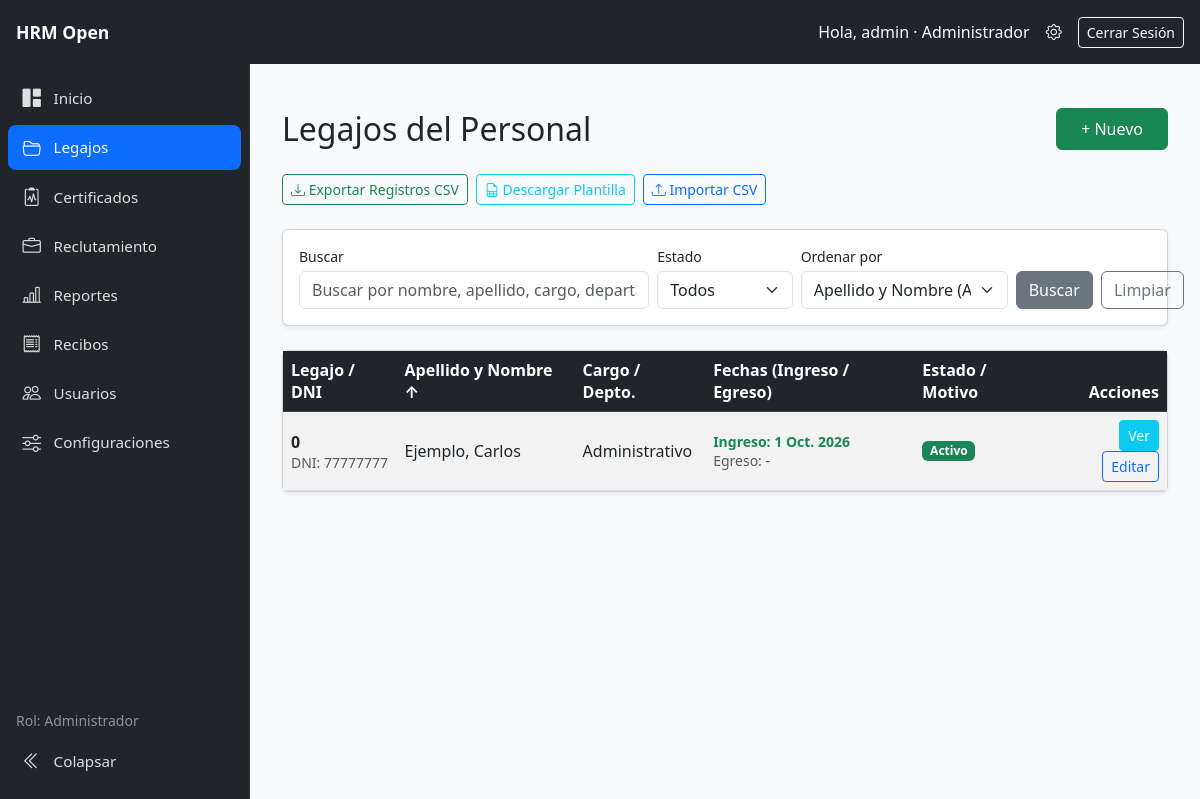
Page /employees/ (signed in) on the committed database.
### employees/models.py (models this page shows, shortened)
class Employee(models.Model):
    employee_leg = models.CharField(max_length=50, unique=True, verbose_name="Nro. Legajo", blank=True, null=True)
    dni = models.CharField(max_length=20, unique=True, verbose_name="DNI", blank=True, null=True)
    cuil = models.CharField(max_length=20, unique=True, verbose_name="CUIL / NIF", blank=True, null=True)
    first_name = models.CharField(max_length=100, verbose_name="Nombre")
    last_name = models.CharField(max_length=100, verbose_name="Apellido")
    email = models.EmailField(unique=True, verbose_name="Correo Electrónico")
    phone = models.CharField(max_length=50, verbose_name="Teléfono de Contacto", blank=True, null=True)
    street = models.CharField(max_length=150, verbose_name="Calle", blank=True, null=True)
    street_number = models.CharField(max_length=20, verbose_name="Número", blank=True, null=True)
    floor = models.CharField(max_length=10, verbose_name="Piso", blank=True, null=True)
    apartment = models.CharField(max_length=10, verbose_name="Dpto.", blank=True, null=True)
    postal_code = models.CharField(max_length=20, verbose_name="Código Postal", blank=True, null=True)
    city = models.CharField(max_length=100, verbose_name="Localidad", blank=True, null=True)
    state = models.CharField(max_length=100, verbose_name="Provincia / Estado", blank=True, null=True)
    position = models.CharField(max_length=100, verbose_name="Posición")
    area_rel = models.ForeignKey(Area, on_delete=models.SET_NULL, null=True, blank=True, verbose_name="Área")
    sector_rel = models.ForeignKey(Sector, on_delete=models.SET_NULL, null=True, blank=True, verbose_name="Sector")
    social_work_rel = models.ForeignKey(SocialWork, on_delete=models.SET_NULL, null=True, blank=True, verbose_name="Obra Social")
    agreement_rel = models.ForeignKey(CollectiveAgreement, on_delete=models.SET_NULL, null=True, blank=True, verbose_name="Convenio")
    hire_date = models.DateField(verbose_name="Fecha de Ingreso")
    is_active = models.BooleanField(default=True, verbose_name="Activo")
    termination_date = models.DateField(verbose_name="Fecha de Egreso", blank=True, null=True)
    termination_reason_rel = models.ForeignKey(
        TerminationReasonCatalog,
        on_delete=models.SET_NULL,
        null=True,
        blank=True,
        verbose_name="Motivo de Baja"
    )
    photo = models.ImageField(upload_to='employees/photos/', verbose_name="Fotografía", blank=True, null=True)
    user = models.OneToOneField(
        settings.AUTH_USER_MODEL,
        on_delete=models.SET_NULL,
        null=True,
        blank=True,
        related_name='employee_profile',
        verbose_name='Usuario del sistema',
    )
    created_at = models.DateTimeField(auto_now_add=True)
    class Meta:
        verbose_name = "Legajo"
        verbose_name_plural = "Legajos"
        ordering = ['last_name', 'first_name']

### employees/views.py (the view, shortened to what this page needs)
# urls.py: path('employees/', employee_list_view, name='employee_list'),
@capability_required(can_manage_employees)
def employee_list_view(request):
    query = request.GET.get("q", "").strip()
    status_filter = request.GET.get("status", "").strip()
    current_sort = request.GET.get("sort", "name").strip()
    employees = Employee.objects.all()
    if status_filter == "active":
        employees = employees.filter(is_active=True)
    elif status_filter == "inactive":
        employees = employees.filter(is_active=False)
    order_field = EMPLOYEE_SORT_FIELDS.get(current_sort, "last_name")
    if order_field in ("last_name", "-last_name"):
        employees = employees.order_by(order_field, "first_name")
    else:
        employees = employees.order_by(order_field, "last_name", "first_name")
    return render(request, "employees/employee_list.html", {
        "employees": employees,
        "query": query,
        "status_filter": status_filter,
        "current_sort": current_sort,
        "sort_options": EMPLOYEE_SORT_OPTIONS,
    })

### accounts/context_processors.py (called while the page is built, shortened)
def role_context(request):
    user = getattr(request, 'user', None)
    return capabilities_for(user)

### accounts/roles.py (called while the page is built)
def get_user_role(user):
    if not getattr(user, 'is_authenticated', False):
        return None
    if user.is_superuser:
        return ROLE_ADMIN
    names = set(user.groups.values_list('name', flat=True))
    for role in ALL_ROLES:
        if role in names:
            return role
    return None

def user_has_role(user, *roles):
    role = get_user_role(user)
    return role in roles

def can_manage_users(user):
    return user_has_role(user, ROLE_ADMIN)

def can_manage_employees(user):
    return user_has_role(user, ROLE_ADMIN, ROLE_OPERATOR)

def can_manage_absences(user):
    return user_has_role(user, ROLE_ADMIN, ROLE_OPERATOR, ROLE_COLLABORATOR)

def can_manage_recruitment(user):
    return user_has_role(user, ROLE_ADMIN, ROLE_OPERATOR)

def can_view_reports(user):
    return user_has_role(user, ROLE_ADMIN, ROLE_OPERATOR)

def can_import_export_employees(user):
    return user_has_role(user, ROLE_ADMIN, ROLE_OPERATOR)

def can_view_payslips(user):
    return user_has_role(user, ROLE_ADMIN, ROLE_OPERATOR, ROLE_COLLABORATOR)

def can_upload_payslips(user):
    return user_has_role(user, ROLE_ADMIN, ROLE_OPERATOR)

def can_manage_settings(user):
    return user_has_role(user, ROLE_ADMIN)

def capabilities_for(user):
    return {
        'user_role': get_user_role(user),
        'can_manage_users': can_manage_users(user),
        'can_manage_employees': can_manage_employees(user),
        'can_manage_absences': can_manage_absences(user),
        'can_manage_recruitment': can_manage_recruitment(user),
        'can_view_reports': can_view_reports(user),
        'can_import_export_employees': can_import_export_employees(user),
        'can_view_payslips': can_view_payslips(user),
        'can_upload_payslips': can_upload_payslips(user),
        'can_manage_settings': can_manage_settings(user),
    }

### core/context_processors.py (called while the page is built)
def company_settings(request):
    config, created = CompanySettings.objects.get_or_create(id=1, defaults={'name': 'HRM Open'})
    return {
        'company_config': config
    }

### employees/context_processors.py (called while the page is built)
def company_context(request):
    return {
        'company': CompanySettings.load()
    }

### employees/models.py (called while the page is built)
    @classmethod
    def load(cls):
        obj, created = cls.objects.get_or_create(pk=1)
        return obj

### templates/employees/employee_list.html (shortened to what this page needs)
﻿{% extends "dashboard.html" %}
{% block content %}
<div class="container my-4">
    <div class="d-flex justify-content-between align-items-center mb-4">
        <h2 class="mb-0">Legajos del Personal</h2>
        <a href="{% url 'employee_create' %}" class="btn btn-success px-4 py-2">+ Nuevo</a>
    </div>
    {% if can_import_export_employees %}
    <div class="mb-4 d-flex gap-2">
        <a href="{% url 'export_employees_csv' %}" class="btn btn-outline-success btn-sm">
            <i class="bi bi-download"></i> Exportar Registros CSV
        </a>
        <a href="{% url 'download_employee_template' %}" class="btn btn-outline-info btn-sm">
            <i class="bi bi-file-earmark-spreadsheet"></i> Descargar Plantilla
        </a>
        <a href="{% url 'import_employees_csv' %}" class="btn btn-outline-primary btn-sm">
            <i class="bi bi-upload"></i> Importar CSV
        </a>
    </div>
    {% endif %}
    <form method="get" class="card shadow-sm p-3 mb-4">
        <div class="row g-2 align-items-end">
            <div class="col-12 col-md-5">
                <label for="id_q" class="form-label small mb-1">Buscar</label>
                <input
                    id="id_q"
                    type="text"
                    name="q"
                    class="form-control"
                    placeholder="Buscar por nombre, apellido, cargo, departamento, DNI o legajo..."
                    value="{{ query }}"
                >
            </div>
            <div class="col-6 col-md-2">
                <label for="id_status" class="form-label small mb-1">Estado</label>
                <select id="id_status" name="status" class="form-select">
                    <option value="">Todos</option>
                </select>
            </div>
            <div class="col-6 col-md-3">
                <label for="id_sort" class="form-label small mb-1">Ordenar por</label>
                <select id="id_sort" name="sort" class="form-select">
                    {% for sort_key, sort_label in sort_options %}
                        <option value="{{ sort_key }}" {% if current_sort == sort_key %}selected{% endif %}>{{ sort_label }}</option>
                    {% endfor %}
                </select>
            </div>
            <div class="col-12 col-md-2 d-flex gap-2">
                <button type="submit" class="btn btn-secondary w-100">Buscar</button>
                    <a href="{% url 'employee_list' %}" class="btn btn-outline-secondary" title="Limpiar filtros">Limpiar</a>
            </div>
        </div>
    </form>
    <div class="card shadow-sm">
        <div class="card-body p-0">
            <table class="table table-striped align-middle mb-0">
                <thead class="table-dark">
                    <tr>
                        <th>
                            <a href="?q={{ query|urlencode }}&status={{ status_filter|urlencode }}&sort={% if current_sort == 'leg' %}-leg{% else %}leg{% endif %}" class="text-decoration-none text-reset">
                                Legajo / DNI {% if current_sort == "leg" %}↑{% elif current_sort == "-leg" %}↓{% endif %}
                            </a>
                        </th>
                        <th>
                            <a href="?q={{ query|urlencode }}&status={{ status_filter|urlencode }}&sort={% if current_sort == 'name' %}-name{% else %}name{% endif %}" class="text-decoration-none text-reset">
                                Apellido y Nombre {% if current_sort == "name" %}↑{% elif current_sort == "-name" %}↓{% endif %}
                            </a>
                        </th>
                        <th>
                            <a href="?q={{ query|urlencode }}&status={{ status_filter|urlencode }}&sort={% if current_sort == 'position' %}-position{% else %}position{% endif %}" class="text-decoration-none text-reset">
                                Cargo / Depto. {% if current_sort == "position" %}↑{% elif current_sort == "-position" %}↓{% endif %}
                            </a>
                        </th>
                        <th>
                            <a href="?q={{ query|urlencode }}&status={{ status_filter|urlencode }}&sort={% if current_sort == '-hire_date' %}hire_date{% else %}-hire_date{% endif %}" class="text-decoration-none text-reset">
                                Fechas (Ingreso / Egreso) {% if current_sort == "-hire_date" %}↓{% elif current_sort == "hire_date" %}↑{% endif %}
                            </a>
                        </th>
                        <th>
                            <a href="?q={{ query|urlencode }}&status={{ status_filter|urlencode }}&sort={% if current_sort == '-status' %}status{% else %}-status{% endif %}" class="text-decoration-none text-reset">
                                Estado / Motivo {% if current_sort == "-status" %}↓{% elif current_sort == "status" %}↑{% endif %}
                            </a>
                        </th>
                        <th class="text-end">Acciones</th>
                    </tr>
                </thead>
                <tbody>
                    {% for emp in employees %}
                    <tr>
                        <td>
                            <span class="fw-bold">{{ emp.employee_leg|default:"-" }}</span><br>
                            <small class="text-muted">DNI: {{ emp.dni|default:"-" }}</small>
                        </td>
                        <td>{{ emp.last_name }}, {{ emp.first_name }}</td>
                        <td>
                            {{ emp.position }}<br>
                        </td>
                        <td>
                            <small class="text-success fw-bold">Ingreso: {{ emp.hire_date }}</small><br>
                            {% if emp.termination_date %}
                                <small class="text-danger fw-bold">Egreso: {{ emp.termination_date }}</small>
                            {% else %}
                                <small class="text-muted">Egreso: -</small>
                            {% endif %}
                        </td>
                        <td>
                            {% if emp.is_active %}
                                <span class="badge bg-success">Activo</span>
                            {% else %}
                                <span class="badge bg-danger">Inactivo (Baja)</span>
                                {% if emp.termination_reason %}
                                    <br><small class="text-muted">Motivo: {{ emp.termination_reason }}</small>
                                {% endif %}
                            {% endif %}
                        </td>
                        <td class="text-end">
                            <a href="{% url 'employee_detail' emp.pk %}" class="btn btn-sm btn-info text-white">Ver</a>
                            <a href="{% url 'employee_update' emp.id %}" class="btn btn-sm btn-outline-primary">Editar</a>
                        </td>
                    </tr>
                    {% empty %}
                    <tr>
                        <td colspan="6" class="text-center py-4 text-muted">No se encontraron legajos registrados.</td>
                    </tr>
                    {% endfor %}
                </tbody>
            </table>
        </div>
    </div>
</div>
{% endblock %}

### templates/dashboard.html (shortened to what this page needs)
﻿<!DOCTYPE html>
{% load static %}
<html lang="es">
<head>
    <link href="https://cdn.jsdelivr.net/npm/bootstrap@5.3.0/dist/css/bootstrap.min.css" rel="stylesheet">
    <link rel="stylesheet" href="https://cdn.jsdelivr.net/npm/bootstrap-icons@1.10.5/font/bootstrap-icons.css">
</head>
<body class="app-shell">
    <header class="app-topbar">
        <div class="d-flex align-items-center gap-2">
            <a class="brand-text d-flex align-items-center gap-2 text-decoration-none" href="{% url 'dashboard' %}">
                <span class="text-white fw-bold d-none d-sm-inline">HRM Open</span>
            </a>
        </div>
        <div class="d-flex align-items-center">
            {% if request.user.is_authenticated %}
                <span class="text-light me-3 d-none d-md-inline">
                    Hola, {{ request.user.first_name|default:request.user.username }}{% if user_role %} · {{ user_role }}{% endif %}
                </span>
                {% if can_manage_users %}
                    <a href="{% url 'admin:index' %}" class="text-white text-decoration-none me-3" title="Panel de Administración" target="_blank">
                        <i class="bi bi-gear"></i>
                    </a>
                {% endif %}
                <form action="{% url 'logout' %}" method="post" class="d-inline m-0">
                    <button type="submit" class="btn btn-outline-light btn-sm">Cerrar Sesión</button>
                </form>
            {% else %}
                <a href="{% url 'login' %}" class="btn btn-outline-light btn-sm">Iniciar Sesión</a>
            {% endif %}
        </div>
    </header>
    <div class="app-layout">
        {% include "partials/sidebar_nav.html" %}
        <main class="app-main">
            {% block content %}{% endblock %}
        </main>
    </div>
</body>
</html>

### templates/dashboard.html (style rules this page uses)
:root { --sidebar-width: 250px; --sidebar-collapsed-width: 72px; --topbar-height: 64px; --sidebar-bg: #212529; --sidebar-hover: #2c3034; --sidebar-active: #0d6efd; }
html { height: 100%; }
body.app-shell { height: 100%; margin: 0; overflow: hidden; background: #f8f9fa; }
.app-topbar { position: fixed; top: 0; left: 0; right: 0; z-index: 1030; height: var(--topbar-height); background: #212529; color: #fff; display: flex; align-items: center; justify-content: space-between; padding: 0 1rem; gap: 0.75rem; }
.app-topbar .brand-text { color: #fff; text-decoration: none; font-weight: 600; font-size: 1.1rem; }
.app-layout { display: flex; position: fixed; top: var(--topbar-height); left: 0; right: 0; bottom: 0; }
.app-main { flex: 1; min-width: 0; height: 100%; overflow-y: auto; overflow-x: hidden; padding: 1.25rem; -webkit-overflow-scrolling: touch; }

### rows in the picture
Employee: employee_leg "0", dni "77777777", last_name "Ejemplo", first_name "Carlos", position "Administrativo", hire_date "1 Oct. 2026", shows "Egreso: -", is_active "Activo"

### other values in the picture
{{ request.user.first_name|default:request.user.username }} "admin"
{{ user_role }} "Administrador"
form field sort "Apellido y Nombre (A-Z)"
